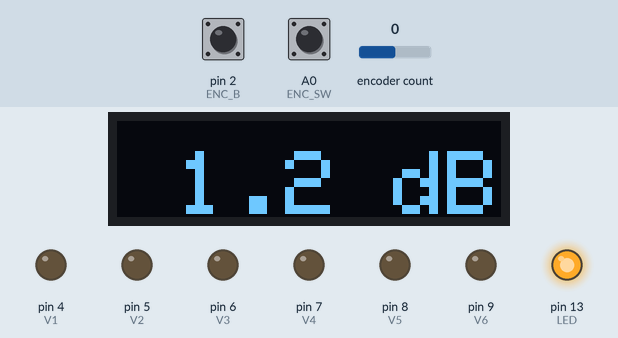
This sketch was run on a simulated Arduino Uno, built with avr-gcc and run on an emulated ATmega328P. On the bench: 128×32 one-colour display, output pins drawn as LEDs (lit = HIGH). The test bench sets the inputs (shaded band); at power-on: encoder count 0, pin 2 (ENC_B) HIGH, A0 (ENC_SW) HIGH. What the sketch prints to the serial monitor is not drawn.

Above: at 1.3 s.
1.4 s: encoder count set to 1
At 2.5 s:
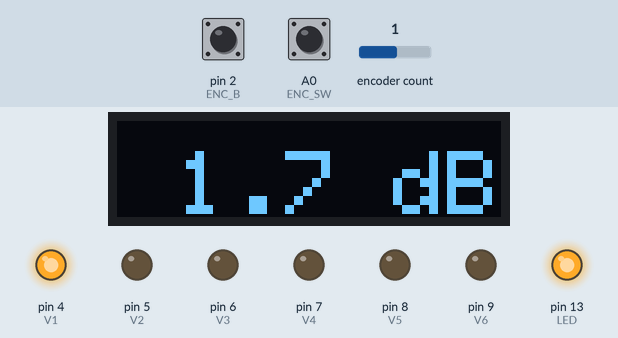
2.9 s: encoder count set to 2
At 3.7 s:
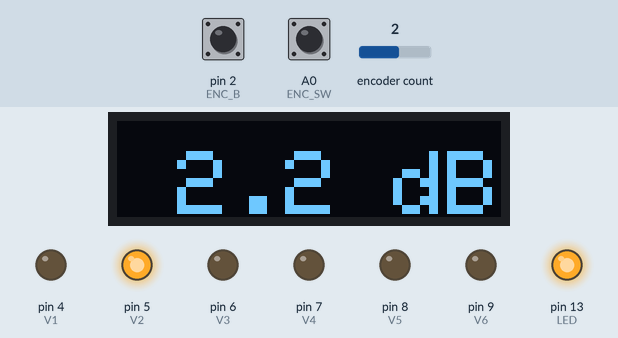
4.4 s: encoder count set to 3
At 4.8 s:
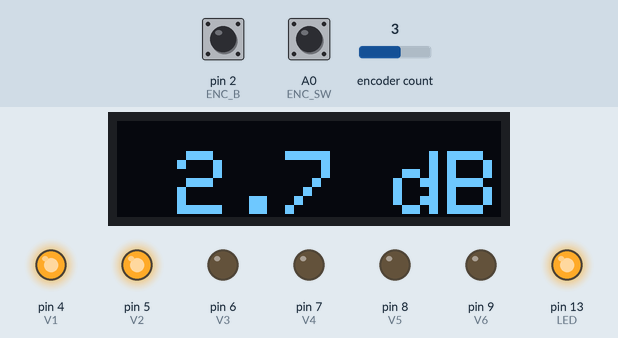
5.9 s: encoder count set to 4
At 7.1 s:
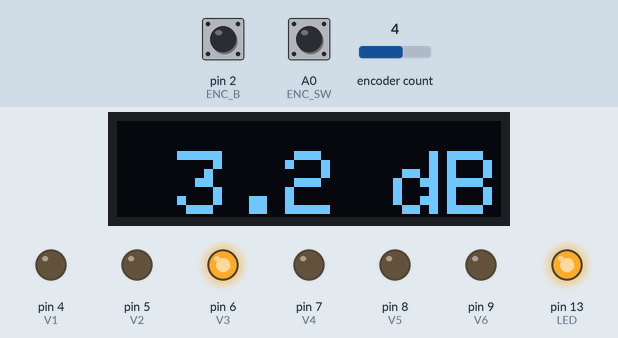
7.4 s: encoder count set to 5
At 8.3 s:
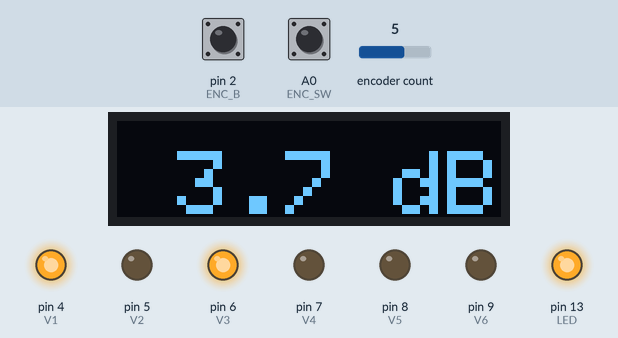
8.9 s: encoder count set to 6
At 9.4 s:
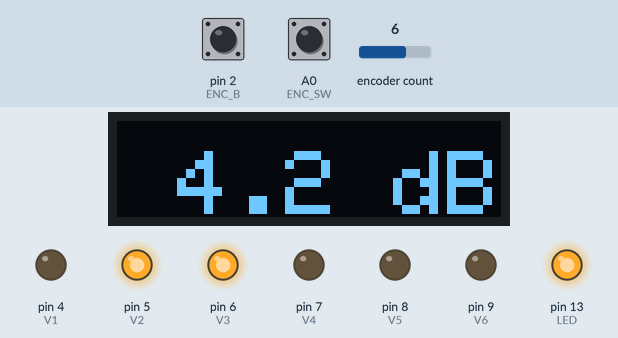
Timing chart, 0 to 11.4 s (numbered marks = the images above; inputs shaded):
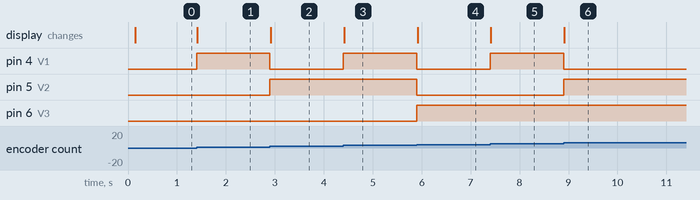

The sketch:

Attenuator_V2.0.ino
```cpp
/*
 *	RF Attenuator - Version 2.0 by John Price (WA2FZW)
 *
 *		Version 1.0 of this program was designed to control a pair of PE4312 attenuator
 *		chips in series with each other which would have provided up to 63dB of
 *		attenuation in 1/2dB steps.
 *
 *		Unfortunately, I was not able to build the Version 1.0 hardware. I just could
 *		not get the (very small) SMD PE4312 chips soldered correctly on the PCB.
 *
 *		Plan 'B', therefore is to use one of the PE4302 modules available on eBay and
 *		settle for only 31.5 dB of attenuation.
 *
 *		Where the PE4312s in the original version were controlled via their serial
 *		interface, the pre-built modules only support the parallel operation.
 */

/*
 *	We need these Arduino libraries. The first 3 are built intothe Arduino IDE. The
 *	Adafruit libraries can be installed using the 'Manage libraries...' option under
 *	the 'Tools' menu in the IDE.
 *
 *	The 'Rotary' library can be obtained from the Github link provided.
 */

#include <Arduino.h>						// General Arduino definitions
#include <SPI.h>							// Needed for the display
#include <Wire.h>							// SPI bus controller - Needed or not?
#include <Adafruit_GFX.h>					// Common Adafruit display control
#include <Adafruit_SSD1306.h>				// For the 128 x 32 OLED
#include <Rotary.h>							// From https://github.com/brianlow/Rotary


/*
 *	Define the GPIO pins:
 *
 *		With the exception of the ENC_A and ENC_B pins and the SCA and SCL pins, the
 *		GPIO pin assignments were selected to facilitate the PCB layout. The pin names
 *		match the NET names on the PCB schematic.
 */

#define	ENC_SW		A0					// Encoder switch
#define	SDA			A4					// Display data line
#define	SCL			A5					// Display clock
#define	ENC_B		 2					// Encoder 'B'
#define	ENC_A		 3					// Encoder 'A'
#define	V1			 4					// 0.5 dB
#define	V2			 5					// 1.0 dB
#define	V3			 6					// 2.0 dB
#define	V4			 7					// 4.0 dB
#define	V5			 8					// 8.0 dB
#define	V6			 9					// 16.0 dB
#define	LED			13					// Running indicator LED

#define	LED_ON		HIGH				// What to do on the 'LED' pin to
#define LED_OFF		LOW					// turn it on or off

#define DEBUG		false				// When set to 'true' you get status messages


/*
 *	The value stored in the 'attenuation' variable is the actual attenuation times
 *	10, thus 'ENC_ADJUST' specifies that the value is adjusted by 5 for each encoder
 *	click. The other two definitions here define the range limits times 10.
 */

#define	ENC_ADJUST			  5			// Adjust 'attenation' by this for each click
#define	MAX_ATTENUATION		315			// Maximum 'attenuation' times 10
#define	MIN_ATTENUATION		  0			// Minimum attenuation


/*
 *	'ATT_INIT' specifies the 'attenuation' setting when the program starts or when the
 *	encoder push button is pressed.
 *
 *	'ATT_OFFSET' provides an ability to calibrate the attenuator. Previous tests on the
 *	PE4302 (and the datasheet) indicate that there is some attenuation even when the chip
 *	was set to zero.
 *
 *	That attenuation  also varies with frequency. By assigning a value (x10) to
 *	'ATT_OFFSET', the adjustment will be added to the displayed attenuation; the actual
 *	value of 'attenuation' is maintained within the limits set above as that is the value
 *	that needs to be fed to the PE4302 chip.
 *
 *	Note that even though the actual attenuator module works in half dB steps, the
 *	'ATT_OFFSET' can be any single decimal place value, for example, if the desired offset
 *	is 1.2 dB, assign a value of '12' to 'ATT_OFFSET'. The value is only applied to the
 *	display; not to the value fed to the module.
 *
 *	The calibration value might also depend on frequency; the documentation explains
 *	how to determine the appropriate value.
 */

#define	ATT_INIT	 0						// Initial attenuation
#define	ATT_OFFSET	12						// Calibration adjustment


/*
 *	These define the display parameters:
 */

#define DISP_WIDTH		 128				// OLED display width, in pixels
#define DISP_HEIGHT		  32				// OLED display height, in pixels
#define DISP_RST		  -1				// Reset pin is connected to the Arduino reset pin
#define DISP_ADDR		0x3C				// 0x3C is the I2C address for the display


/*
 *	Create the display object:
 */

	Adafruit_SSD1306 Display ( DISP_WIDTH, DISP_HEIGHT, &Wire, DISP_RST );


/*
 *	Create the rotary encoder object
 */

	Rotary Encoder = Rotary ( ENC_A, ENC_B );


/*
 *	Some global variables:
 */

int16_t		attenuation;					// Current attenuator setting
bool		attChanged = false;				// Indicates 'attenuation' has changed


/*
 *	"setup" initializes all the GPIO pins and the serial port. The serial port isn't
 *	really used now except for debugging, although perhaps I will add the ability to set
 *	an attenuation via the serial interface.
 */

void setup()
{
	Serial.begin ( 115200 );						// Start the serial monitor port


/*
 *	Setup the GPIO pins. Note that we don't specify a mode for the 'SDA' and 'SCL' pins.
 *	For some reason, when you do that, the display just shows nonsense!
 */

	pinMode ( ENC_A, INPUT_PULLUP );				// Encoder 'A'
	pinMode ( ENC_B, INPUT_PULLUP );				// Encoder 'B'
	pinMode ( ENC_SW, INPUT_PULLUP );				// Encoder Switch
	pinMode ( V1, OUTPUT );							// 0.5 dB when HIGH
	pinMode ( V2, OUTPUT );							// 1.0 dB
	pinMode ( V3, OUTPUT );							// 2.0 dB
	pinMode ( V4, OUTPUT );							// 4.0 dB
	pinMode ( V5, OUTPUT );							// 8.0 dB
	pinMode ( V6, OUTPUT );							// 16 dB
	pinMode ( LED, OUTPUT );						// Unit is running indicator LED


/*
 *	Start the display. The 'SSD1306_SWITCHCAPVCC' setting tells the display to
 *	generate its 3.3V from the internal regulator as we're powering it from a
 *	5 volt source. If it doesn't start correctly, we send an error message to
 *	the serial monitor and flash the LED rapidly forever.
 */

	delay ( 100 );									// Without this, display doesn't start

	if( !Display.begin ( SSD1306_SWITCHCAPVCC, DISP_ADDR ))
	{
		Serial.println ( "SSD1306 allocation failed" );
		while ( true )
			BlinkLED ( 100, 5 );
	}

	attenuation = ATT_INIT;							// Set initial 'attenuation' value
	SetAttenuation ();								// Feed it to the attenuator module
	ShowAttenuation ();								// And display it

	digitalWrite ( LED, LED_ON );					// Turn on the alive indicator

	Serial.println ( "WA2FZW RF Attenuator - Version 2.0" );	// And announce on the serial monitor


/*
 *	Set up the interrupts for the rotary encoder. Some documents online would lead one to
 *	believe that the encoder can be handled without interrupts, but I couldn't make it work!
 *	If the encoder seems to work backwards, simply flip the pin number assignments above.
 */

	attachInterrupt ( digitalPinToInterrupt ( ENC_A ), ReadEncoder, CHANGE );
	attachInterrupt ( digitalPinToInterrupt ( ENC_B ), ReadEncoder, CHANGE );


/*
 *	The following is a test to see if the 'SetAttenuation' function works as
 *	expected and when measuring the frequency response for a particular module.
 *	Comment it out for normal operation.
 */

//	for ( attenuation = MIN_ATTENUATION; attenuation <= MAX_ATTENUATION;
//														attenuation += ENC_ADJUST )
//	{
//		SetAttenuation ();					// Set the module
//		delay ( 2000 );						// Time to observe the NanoVNA readings
//	}

//	while ( true ) {}						// Hang forever

}											// End of 'setup'


void loop ()
{
	if ( attChanged )							// If the encoder was moved
	{
		attChanged = false;						// Clear the changed flag
		SetAttenuation ();						// Tell the module
		ShowAttenuation ();						// Tell the operator
	}

	if ( !digitalRead ( ENC_SW ))				// If the encoder switch is active
	{
		while ( !digitalRead ( ENC_SW )) {}		// Wait for it to be released

		attenuation = ATT_INIT;					// Set the initial 'attemuation'
		attChanged = true;						// and indicate it changed
	}
}												// End of 'loop'


/*
 *	The 'ReadEncoder' function is called via the Arduino's interrupt mechanism, and
 *	is never invoked by any other means. Based on which way the encoder moved, we
 *	either increment or decrement the 'attenuation' by 0.5dB per click.
 *
 *	But note, 'attenuation' is maintained as an interger value that is the desired
 *	'attenuation' times 10, so we increment or decrement  by '5' ('ENC_ADJUST'). We
 *	do this for two reasons; the Arduinos aren't great at floating point math and
 *	integer math is much faster.
 */

void ReadEncoder ()
{

/*
 *	Read the encoder. The Rotary object actually does the reading of the state of
 *	the encoder pins and determines which way it is moving. If the knob is being
 *	turned counter-clockwise, we decrement the 'attenuation'. If the knob is being
 *	turned clockwise, we increment 'attenuation.
 *
 *	If yours seems to work backwards, simply flip-flop the pin number definitions
 *	for 'ENC_A' and 'ENC_B' at the top of this file.
 */

	unsigned char result = Encoder.process ();

	if ( result == DIR_NONE )					// Encoder didn't move (didn't think this
		return;									// was actually possible, but it is!)

	else if ( result == DIR_CW )				// Encoder rotated clockwise
		attenuation += ENC_ADJUST;				// So increment the 'attenuation'

	else if ( result == DIR_CCW )				// Encoder rotated counter-clockwise
		attenuation -= ENC_ADJUST;				// So increment the 'attenuation'

	if ( attenuation > MAX_ATTENUATION )		// Limit checks
		attenuation  = MAX_ATTENUATION;

	if ( attenuation < MIN_ATTENUATION )
		attenuation  = MIN_ATTENUATION;

	attChanged = true;							// Signal that display & chip updates are needed
}


/*
 *	'SetAttenuation' tells the module what to do.
 *
 *	We have to break the 'attenuation' down into individual bits to be output to the
 *	'V1' through 'V6' pins.
 *
 *	Note that the 'ATT_OFFSET' does NOT come into play here; that only applies to the
 *	displayed value.
 */

void SetAttenuation ( void )
{
bool		v1, v2, v3, v4, v5, v6;				// Values to be fed to the module pins
uint16_t	localAtt;							// Local copy of 'attenuation'
float		realAtt;							// Floating point version for the serial monitor

	localAtt = attenuation;						// Make a copy of current 'attenuation' setting
	realAtt  = (float) attenuation / 10;		// For serial output only


/*
 *	A programming trick here! Folks are used to seeing logical expressions in things like
 *	'if' or 'while' statements, but note that the results of a logical expression can
 *	also be assigned to a boolean variable! If the expression evaluates to 'true', the
 *	value of the variable will be '1'; if the expression evaluates to 'false' the value
 *	of the variable will be '0'!
 *
 *	Evaluating 'v1' is a bit tricky. Remember, the 'attenuation' is stored as an
 *	integer and the stored value is 10x the actual attenuation. To determine the
 *	value to be output to the 0.5 dB pin, we see if the remainder of dividing the
 *	'attenuation' by 10 is '5'.
 */

	v1 = (( localAtt % 10 ) == 5 );				// Isolate half dB step
	localAtt /= 10;								// and drop it from the value


/*
 *	For the rest, once we've divided the attenuation by 10, we just need to test the
 *	bits in the number.
 */

	v2 = localAtt & 1;							// 1.0 dB
	v3 = localAtt & 2;							// 2.0 dB
	v4 = localAtt & 4;							// 4.0 dB
	v5 = localAtt & 8;							// 8.0 dB
	v6 = localAtt & 16;						// 16.0 dB


/*
 *	Set the pins on the PE4301 module:
 */

	digitalWrite ( V1, v1);
	digitalWrite ( V2, v2);
	digitalWrite ( V3, v3);
	digitalWrite ( V4, v4);
	digitalWrite ( V5, v5);
	digitalWrite ( V6, v6);

#if	DEBUG

	Serial.print ( "PE4302 Attenuation = " );
	Serial.print ( realAtt );
	Serial.print ( ",  Binary = " );
	Serial.print ( v6 );
	Serial.print ( v5 );
	Serial.print ( v4 );
	Serial.print ( v3 );
	Serial.print ( v2 );
	Serial.println ( v1 );

#endif
}


/*
 *	'ShowAttenuation' puts the current value of 'attenuation' on the display.
 *
 *	The actual 'attenuation' is stored as an integer which is 10x the actual value
 *	which saves having to do floating point math. But we have to do a little work
 *	to isolate each digit before we can update the display.
 *
 *	The 'ATT_OFFSET' is applied to the displayed 'attenuation'.
 */


void ShowAttenuation ( void )
{
char	dispBuffer[8];						// We need 7 characters displayed

int16_t	digit1;								// 10s digit (or maybe blank)
int8_t	digit2;								// Units digit
int8_t	digit3;								// After the decimal point

int8_t	temp;								// Temporary number
int16_t	adjustedAttenuation;				// Local copy with 'ATT_OFFSET' applied
char	digits[] = "0123456789";			// Character lookup array

	adjustedAttenuation = attenuation + ATT_OFFSET;

	digit3 = adjustedAttenuation % 10;		// Get the decimal place digit
	temp   = adjustedAttenuation / 10;		// and strip it off the full value
	digit2 = temp % 10;						// Get the units digit
	digit1 = temp / 10;						// And strip it leaving just the 10s digit


/*
 *	Now the isolated digits are used as indicies into the 'digits' array to get
 *	the ASCII characters to be displayed. I might just change this to do a
 *	numerical conversion from integer to ASCII eventually.
 */

	if ( digit1 )								// If the 10s digit is non-zero
		dispBuffer[0] = digits[digit1];			// Show it
	else										// Otherwise
		dispBuffer[0] = ' ';					// show a blank

	dispBuffer[1] = digits[digit2];				// Units
	dispBuffer[2] = '.';						// Decimal point
	dispBuffer[3] = digits[digit3];				// Decimal digit
	dispBuffer[4] = ' ';
	dispBuffer[5] = 'd';
	dispBuffer[6] = 'B';
	dispBuffer[7] = 0;							// Null string terminator

#if	DEBUG

	Serial.print ( "Display Attenuation = " );
	Serial.println ( dispBuffer );

#endif

	Display.clearDisplay ();

	Display.setTextSize ( 3 );					// Draw 3x scale text
	Display.setTextColor ( SSD1306_WHITE );		// Only color available!
	Display.setCursor ( 2, 10 );				// Top left corner of the text
	Display.print ( dispBuffer );				// Sets up the display's buffer
	Display.display ();							// Actually puts it on the screen
}


/*
 *	'BlinkLED' is used to indicat that some error occurred. So far the only error possible
 *	is a failure to initialize the display in which case the LED will blink forever.
 */

void BlinkLED ( uint32_t rate, uint16_t count )
{
	for ( int i = 0; i < count; i++ )
	{
    	digitalWrite ( LED, LED_OFF );
		delay ( rate );
   		digitalWrite ( LED, LED_ON );
		delay ( rate );
	}
}
```

Measured:
- after the input at 1.4 s, pin 4 (V1): LOW → HIGH at once; the display: changes at once (image 1)
- after the input at 2.9 s, pin 4 (V1): HIGH → LOW at once; pin 5 (V2): LOW → HIGH at once; the display: changes at once (image 2)
- after the input at 4.4 s, pin 4 (V1): LOW → HIGH at once; the display: changes at once (image 3)
- after the input at 5.9 s, pin 4 (V1), pin 5 (V2): HIGH → LOW at once; pin 6 (V3): LOW → HIGH at once; the display: changes at once (image 4)
- after the input at 7.4 s, pin 4 (V1): LOW → HIGH at once; the display: changes at once (image 5)
- after the input at 8.9 s, pin 4 (V1): HIGH → LOW at once; pin 5 (V2): LOW → HIGH at once; the display: changes at once (image 6)
